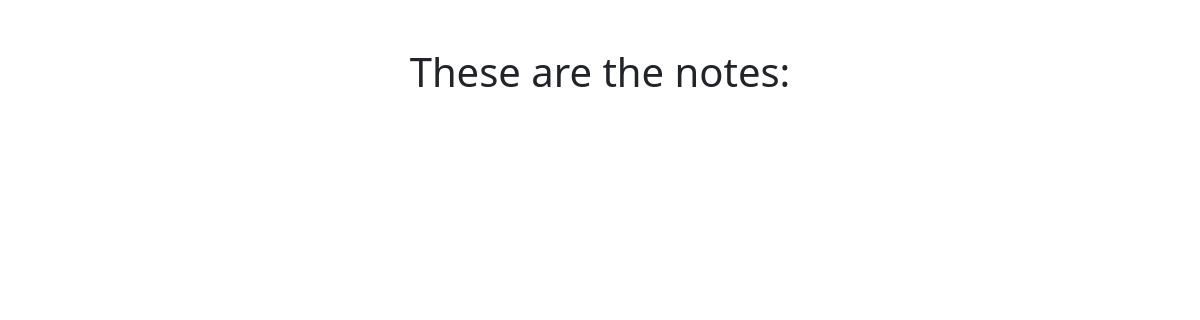
Page /smart/notes (signed in) on the earlier database version.
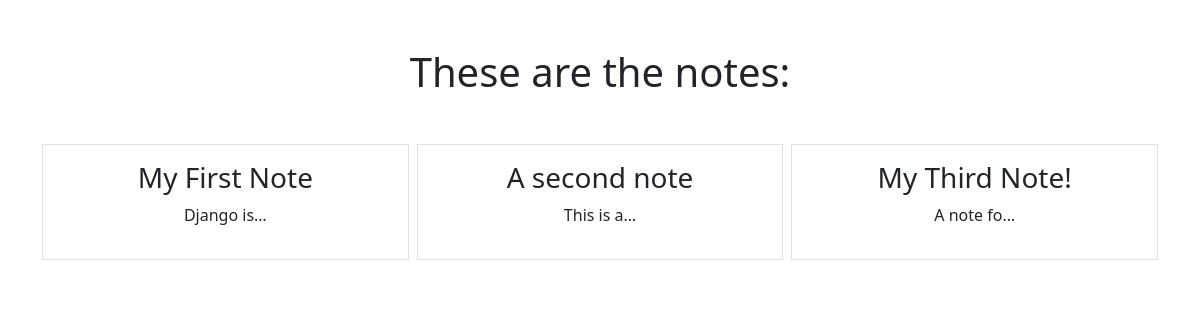
Same page on the later database version.
### notes/models.py (models this page shows)
class Notes(models.Model):
    title = models.CharField(max_length=200)
    text = models.TextField()
    created = models.DateTimeField(auto_now_add=True)
    user = models.ForeignKey(User, on_delete=models.CASCADE, related_name="notes")

### notes/views.py (the view)
# urls.py: path('notes', views.NotesListView.as_view(), name="notes.list"),
class NotesListView(LoginRequiredMixin, ListView):
    model = Notes
    context_object_name = "notes"
    template_name = "notes/notes_list.html"
    login_url = "/admin"
    def get_queryset(self):
        return self.request.user.notes.all()

### notes/templates/notes/notes_list.html
{% extends "base.html" %}
{% block content %}
    <h1 class="my-5">These are the notes:</h1>
    <div class="row row-cols3 g-2">
        {% for note in notes %}
        <div class="col">
            <div class="p-3 border">
                    <h3><a href="{% url 'notes.detail' pk=note.id %}" class="text-dark text-decoration-none">{{note.title}}</a></h3>
                    <p>{{note.text|truncatechars:10}}</p>
            </div>
        </div>
        {% endfor %}
    </div>
{% endblock %}

### static/templates/base.html (shortened to what this page needs)
{% load static %}
<html>
    <head>
        <link href="https://cdn.jsdelivr.net/npm/bootstrap@5.1.3/dist/css/bootstrap.min.css" rel="stylesheet">
    </head>
    <body>
        <div class="my-5 text-center container">
            {% block content %}
            {% endblock %}
        </div>
    </body>
</html>

Differences in the rows shown:
added Notes: title "My First Note", text "Django is…"
added Notes: title "A second note", text "This is a…"
added Notes: title "My Third Note!", text "A note fo…"
